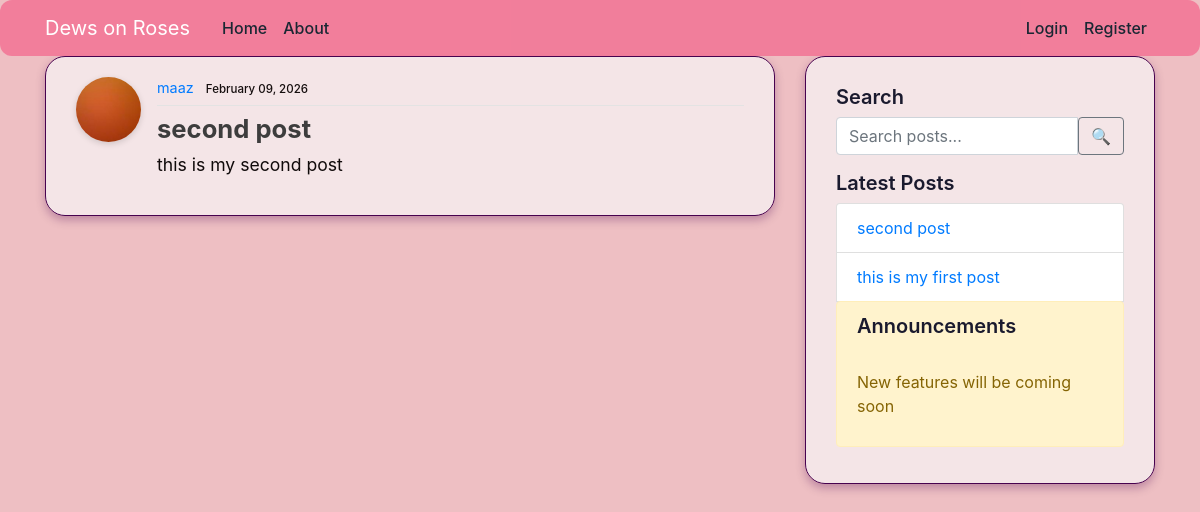
/post/113, run on the app's committed database.
### blog/models.py (models this page shows, shortened)
class Post(models.Model):
    title = models.CharField(max_length=100)
    content= models.TextField()
    date_posted = models.DateTimeField(default=timezone.now)
    author = models.ForeignKey(User, on_delete= models.CASCADE)

### users/models.py (models this page shows, shortened)
class Profile(models.Model):
    user = models.OneToOneField(User, on_delete=models.CASCADE)
    image = models.ImageField( upload_to='profile_pics',
      default='default.jpg',
        blank=True,
       )

### blog/views.py (the view)
# urls.py: path('post/<int:pk>', PostDetailView.as_view(), name='post-detail'),
class PostDetailView(DetailView):
    model=Post

### blog/context_processors.py (called while the page is built)
def sidebar_data(request):
    return {
        'latest_posts': Post.objects.order_by('-date_posted')[:5]
    }

### blog/templates/blog/post_detail.html (shortened to what this page needs)
{% extends "blog/base.html" %}
{% block content %}
        <article class="media content-section">
          <img class="rounded-circle article-img" src="{{ object.author.profile.image.url }}">
          <div class="media-body">
            <div class="article-metadata">
              <a class="mr-2" href="{% url 'user-post' object.author.username %}">{{ object.author }}</a>
              <small class="text-muted">{{ object.date_posted|date:"F d, Y" }}</small>
            </div>
            <h2 class="article-title">{{ object.title }}</h2>
            <p class="article-content">{{ object.content }}</p>
          </div>
        </article>
{% endblock  %}

### blog/templates/blog/base.html (shortened to what this page needs)
{% load static %}
<!DOCTYPE html>
<html lang="en">
<head>
    <link rel="stylesheet" href="https://cdn.jsdelivr.net/npm/bootstrap@4.0.0/dist/css/bootstrap.min.css">
    <link rel="stylesheet" type="text/css" href="{% static 'blog/main.css' %}">
</head>
<body>
   <header class="site-header">
<nav class="navbar navbar-expand-md navbar-dark bg-steel fixed-top">
    <div class="container">
      <a class="navbar-brand mr-4" href="/">Dews on Roses</a>
      <div class="collapse navbar-collapse" id="navbarToggle">
        <div class="navbar-nav mr-auto">
          <a class="nav-item nav-link" href="{% url 'blog-home' %}">Home</a>
          <a class="nav-item nav-link" href="{% url 'blog-about' %}">About</a>
        </div>
        <div class="navbar-nav">
          {% if user.is_authenticated %}
              <a class="nav-item nav-link" href="{% url 'post-create' %}">New Post</a>
              <a class="nav-item nav-link" href="{% url 'profile' %}">Profile</a>
              <form method="POST" action="{% url 'logout' %}">
            {% csrf_token %}
            <button type="submit" class="nav-item nav-link btn btn-link">
              Logout
            </button>
          </form>
          {% else %}
          <a class="nav-item nav-link" href="{% url 'login' %}">Login</a>
          <a class="nav-item nav-link" href="{% url 'register' %}">Register</a>
          {% endif %}
        </div>
      </div>
    </div>
  </nav>
</header>
<main role="main" class="content">
  <div class="container">
    <div class="row">
        <div class="col-md-8">
        {% block content %}{% endblock %}
        </div>
        <div class="col-md-4">
        <div class="content-section">
                <h5>Search</h5>
                <form method="GET" action="{% url 'search' %}">
                  <div class="input-group mb-3">
                    <input
                      type="text"
                      name="q"
                      class="form-control"
                      placeholder="Search posts..."
                      required
                    >
                    <button class="btn btn-outline-secondary" type="submit">
                      🔍
                    </button>
                  </div>
                </form>
                        <h5>Latest Posts</h5>
              <ul class="list-group">
                {% for post in latest_posts %}
                  <li class="list-group-item">
                    <a href="{% url 'post-detail' post.id %}">
                      {{ post.title|truncatechars:30 }}
                    </a>
                  </li>
                {% empty %}
                  <li class="list-group-item">No posts yet</li>
                {% endfor %}
            <div class="alert alert-warning" >
              <div>
                <h5>Announcements </h5>
              </div>
              <br><p>
          New features will be coming soon</p>
            </div>
          </ul>
        </div>
        </div>
    </div>
    </div>
    </main>
</body>
</html>

### blog/static/blog/main.css (style rules this page uses)
html, body { height: 100%; margin: 0; }
body { display: flex; flex-direction: column; padding-top: 56px; min-height: 100vh; background-color: rgb(238, 191, 195); }
main.content { flex: 1; min-height: calc(100vh - 56px); }
main.content > .container { flex: 1; }
h1, h2, h3, h4, h5, h6 { color: #1a1a2e; font-weight: 600; margin-bottom: 0.5rem; }
ul { margin: 0; padding-left: 1.2rem; list-style-type: disc; }
.bg-steel { background-color: #f36e91cc; transition: background-color 0.3s ease; border-radius: 12px; }
.site-header .navbar-nav .nav-link { color: #1a2733; font-weight: 500; transition: color 0.3s ease; }
.content-section { background: rgba(247, 245, 247, 0.7); padding: 20px 30px; border: 1px solid #47024f; border-radius: 20px; margin-bottom: 30px; box-shadow: 0 4px 10px rgba(71, 2, 79, 0.3); transition: box-shadow 0.3s ease; }
.article-title { color: #3d3d3d; font-weight: 700; font-size: 1.6rem; margin-bottom: 0.5rem; }
.article-content { color: #100a0a; white-space: pre-line; font-size: 1.1rem; line-height: 1.5; }
.article-img { height: 65px; width: 65px; margin-right: 16px; border-radius: 12px; object-fit: cover; box-shadow: 0 2px 6px rgba(0,0,0,0.15); }
small.text-muted { color: #150e0e !important; font-weight: 500; }
.article-metadata { color: #ec94a4; padding-bottom: 6px; margin-bottom: 8px; border-bottom: 1px solid #e3e3e3; font-size: 0.9rem; }

### data on the page
Post: author.profile.image (placeholder picture), author "maaz", date_posted "February 09, 2026", title "second post", content "this is my second post"
Post: title "this is my first post"
